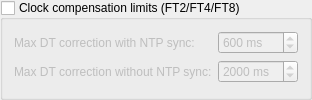
        <widget class="QGroupBox" name="groupBox_dt_clamp_top">
         <property name="title">
          <string>Clock compensation limits (FT2/FT4/FT8)</string>
         </property>
         <property name="checkable">
          <bool>true</bool>
         </property>
         <property name="checked">
          <bool>false</bool>
         </property>
         <layout class="QFormLayout" name="formLayout_dt_clamp_top">
          <item row="0" column="0">
           <widget class="QLabel" name="label_dt_clamp_synced_top">
            <property name="text">
             <string>Max DT correction with NTP sync:</string>
            </property>
            <property name="buddy">
             <cstring>sbDtClampSyncedAdv</cstring>
            </property>
           </widget>
          </item>
          <item row="0" column="1">
           <widget class="QSpinBox" name="sbDtClampSyncedAdv">
            <property name="toolTip">
             <string>Limits automatic DT correction when NTP is synced. Increase for remote stations with stable extra latency.</string>
            </property>
            <property name="suffix">
             <string> ms</string>
            </property>
            <property name="minimum">
             <number>100</number>
            </property>
            <property name="maximum">
             <number>5000</number>
            </property>
            <property name="singleStep">
             <number>50</number>
            </property>
            <property name="value">
             <number>600</number>
            </property>
           </widget>
          </item>
          <item row="1" column="0">
           <widget class="QLabel" name="label_dt_clamp_unsynced_top">
            <property name="text">
             <string>Max DT correction without NTP sync:</string>
            </property>
            <property name="buddy">
             <cstring>sbDtClampUnsyncedAdv</cstring>
            </property>
           </widget>
          </item>
          <item row="1" column="1">
           <widget class="QSpinBox" name="sbDtClampUnsyncedAdv">
            <property name="toolTip">
             <string>Limits automatic DT correction when NTP is unavailable. Use a higher value only if needed.</string>
            </property>
            <property name="suffix">
             <string> ms</string>
            </property>
            <property name="minimum">
             <number>100</number>
            </property>
            <property name="maximum">
             <number>10000</number>
            </property>
            <property name="singleStep">
             <number>100</number>
            </property>
            <property name="value">
             <number>2000</number>
            </property>
           </widget>
          </item>
         </layout>
        </widget>
